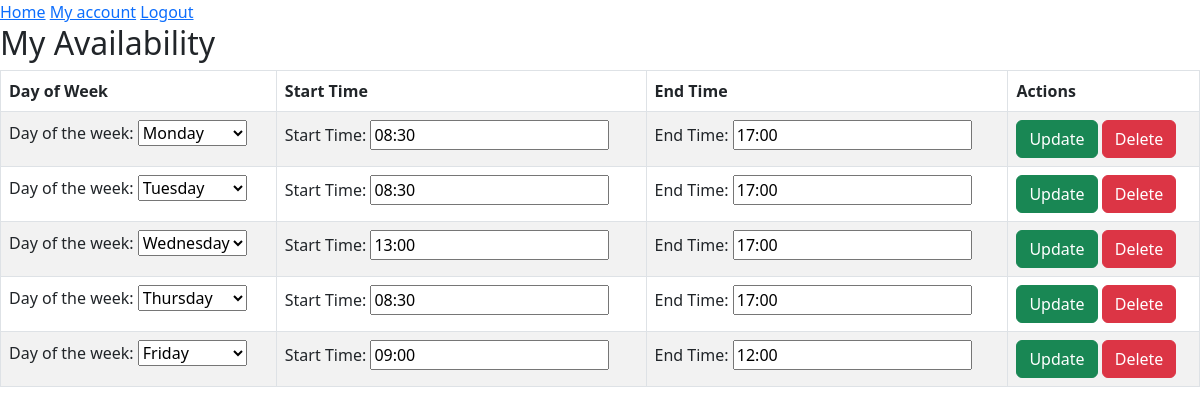
/view_availability/ (signed in), run on an earlier commit of the app's database.
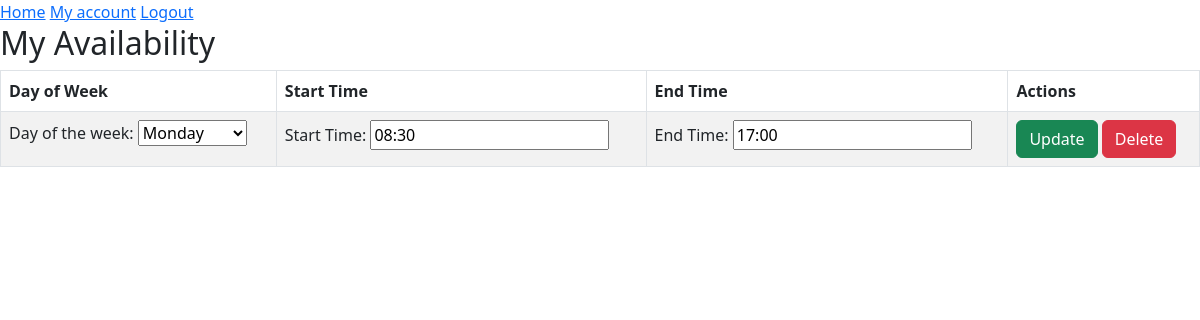
And on a later commit of the database.
### atento_care/models.py (models this page shows)
class DoctorAvailability(models.Model):
    DAYS_OF_WEEK = [
        (1, 'Monday'),
        (2, 'Tuesday'),
        (3, 'Wednesday'),
        (4, 'Thursday'),
        (5, 'Friday'),
        (6, 'Saturday'),
        (7, 'Sunday'),
    ]
    doctor = models.ForeignKey(Doctor, on_delete=models.CASCADE)  # link to the Doctor model
    day_of_week = models.IntegerField(choices=DAYS_OF_WEEK)  # 1 for Monday, 7 for Sunday
    start_time = models.TimeField()  # The starting time of the slot
    end_time = models.TimeField()  # The ending time of the slot
    class Meta:
        unique_together = ('doctor', 'day_of_week', 'start_time', 'end_time')

### atento_care/views.py (the view, shortened to what this page needs)
# urls.py: path('view_availability/', view_availability, name='view_availability'),
@login_required
def view_availability(request):
    availability = DoctorAvailability.objects.filter(doctor=request.user.doctor)
    appointments = ScheduledAppointment.objects.filter(doctor=request.user.doctor)
    events = []
    for slot in availability:
        is_booked = appointments.filter(
            start_time__gte=timezone.make_aware(datetime.combine(timezone.localtime().date(), slot.start_time)),
            end_time__lte=timezone.make_aware(datetime.combine(timezone.localtime().date(), slot.end_time))
        ).exists()
        events.append({
            'title': 'Available',
            'start': slot.start_time,
            'end': slot.end_time,
        })
    forms = []
    for slot in availability:
        form = DoctorAvailabilityForm(instance=slot)
        forms.append(form)
    return render(request, "atento_care/view_availability.html", {"availability_forms": forms, "events": events})

### atento_care/templates/atento_care/view_availability.html (shortened to what this page needs)
{% extends 'atento_care/base.html' %}
{% block content %}
    <h2>My Availability</h2>
    <table class="table table-striped table-bordered table-hover">
        <thead>
            <tr>
                <th>Day of Week</th>
                <th>Start Time</th>
                <th>End Time</th>
                <th>Actions</th>
            </tr>
        </thead>
        <tbody>
            {% for form in availability_forms %}
                <tr>
                    <form method="POST">
                        <td>
                            {{ form.day_of_week.label_tag }}
                            {{ form.day_of_week }}
                        </td>
                        <td>
                            {{ form.start_time.label_tag }}
                            {{ form.start_time }}
                        </td>
                        <td>
                            {{ form.end_time.label_tag }}
                            {{ form.end_time }}
                        </td>
                        <td>
                            <button type="submit" class="btn btn-success">Update</button>
                            <button type="submit" name="delete" value="{{ form.instance.id }}" class="btn btn-danger">Delete</button>
                        </td>
                    </form>
                </tr>
            {% empty %}
                <tr>
                    <td colspan="4">No availability added yet.</td>
                </tr>
            {% endfor %}
        </tbody>
    </table>
{% endblock content %}

### atento_care/templates/atento_care/base.html (shortened to what this page needs)
<!DOCTYPE html>
<html lang="en">
<head>
    <link href="https://cdnjs.cloudflare.com/ajax/libs/bootstrap/5.3.0/css/bootstrap.min.css" rel="stylesheet">
</head>
<body>
    <header>
        <nav>
            <a href="{% url 'home' %}">Home</a>
            {% if user.is_authenticated %}
                <a href="{% url 'my_account' %}">My account</a>
                <a href="{% url 'logout' %}">Logout</a>
            {% else %}
                <a href="{% url 'register' %}">Register</a>
                <a href="{% url 'login' %}">Login</a>
            {% endif %}
        </nav>
    </header>
    <main>
<main>
    {% block content %}{% endblock content %}
    </main>
</body>
</html>

What changed in the data, as far as the page shows it:
removed DoctorAvailability: day_of_week "Tuesday", start_time "08:30", end_time "17:00"
removed DoctorAvailability: day_of_week "Wednesday", start_time "13:00", end_time "17:00"
removed DoctorAvailability: day_of_week "Thursday", start_time "08:30", end_time "17:00"
removed DoctorAvailability: day_of_week "Friday", start_time "09:00", end_time "12:00"
Also different on the page:
list line gone: "Day of the week: Start Time: End Time: Update Delete"
